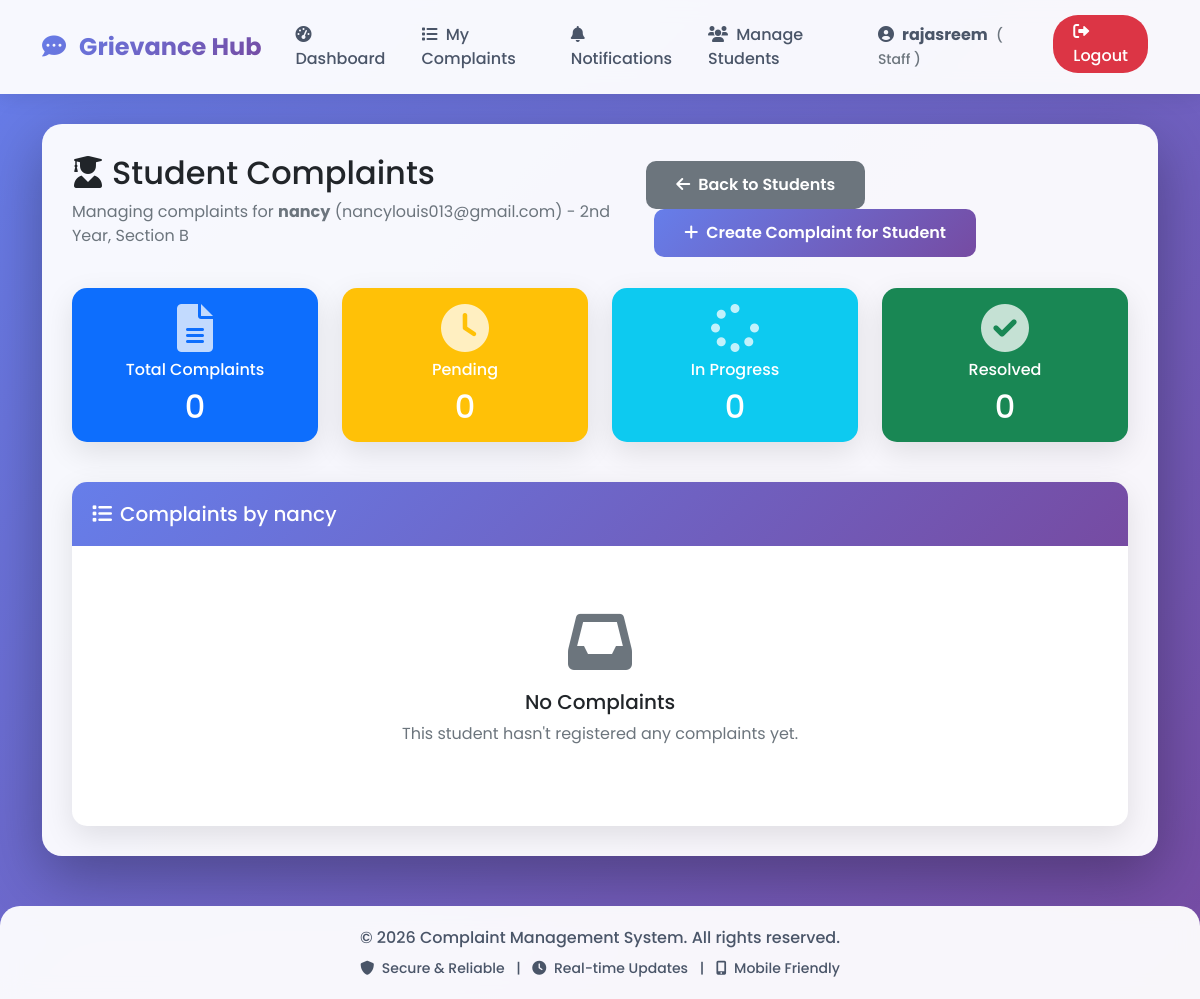
The page /mentor/student/13/complaints (signed in) on the database its author committed.
### models.py (models this page shows)
class User(UserMixin, db.Model):
    id = db.Column(db.Integer, primary_key=True)
    username = db.Column(db.String(80), unique=True, nullable=False)
    email = db.Column(db.String(120), unique=True, nullable=False)
    password = db.Column(db.String(200), nullable=False)
    role = db.Column(db.String(20), default='student')  # student, staff/mentor, hod, admin
    department = db.Column(db.String(100))
    year = db.Column(db.String(20))
    section = db.Column(db.String(10))
    parent_name = db.Column(db.String(100))
    parent_phone = db.Column(db.String(15))
    address = db.Column(db.Text)
    mentor_name = db.Column(db.String(100))  # For students - who is their mentor
    phone = db.Column(db.String(15))
    created_at = db.Column(db.DateTime, default=datetime.utcnow)
    complaints = db.relationship('Complaint', backref='author', lazy=True, foreign_keys='Complaint.user_id')
    assigned_complaints = db.relationship('Complaint', backref='assigned_staff', lazy=True, foreign_keys='Complaint.assigned_to')

### app.py (the view)
@app.route('/mentor/student/<int:student_id>/complaints')
@login_required
def mentor_student_complaints(student_id):
    if current_user.role != 'staff':
        abort(403)
    student = User.query.get_or_404(student_id)
    if student.department != current_user.department:
        abort(403)
    complaints = Complaint.query.filter_by(user_id=student.id).order_by(Complaint.created_at.desc()).all()
    stats = calculate_complaint_stats(complaints)
    return render_template('mentor_student_complaints.html',
                         student=student,
                         complaints=complaints,
                         stats=stats,
                         mentor=current_user)

### templates/mentor_student_complaints.html
{% extends "base.html" %}
{% block content %}
<div class="row mb-4">
    <div class="col-12">
        <div class="d-flex justify-content-between align-items-center">
            <div>
                <h2><i class="fas fa-user-graduate me-2"></i>Student Complaints</h2>
                <p class="text-muted">
                    Managing complaints for <strong>{{ student.username }}</strong> ({{ student.email }}) -
                    {{ student.year }}, Section {{ student.section }}
                </p>
            </div>
            <div>
                <a href="{{ url_for('mentor_students') }}" class="btn btn-secondary">
                    <i class="fas fa-arrow-left me-2"></i>Back to Students
                </a>
                <a href="{{ url_for('new_complaint') }}" class="btn btn-primary ms-2">
                    <i class="fas fa-plus me-2"></i>Create Complaint for Student
                </a>
            </div>
        </div>
    </div>
</div>
<div class="row mb-4">
    <div class="col-md-3 mb-3">
        <div class="card text-white bg-primary h-100">
            <div class="card-body text-center">
                <i class="fas fa-file-alt fa-3x mb-2 opacity-75"></i>
                <h6 class="card-title">Total Complaints</h6>
                <h2 class="mb-0">{{ stats.total }}</h2>
            </div>
        </div>
    </div>
    <div class="col-md-3 mb-3">
        <div class="card text-white bg-warning h-100">
            <div class="card-body text-center">
                <i class="fas fa-clock fa-3x mb-2 opacity-75"></i>
                <h6 class="card-title">Pending</h6>
                <h2 class="mb-0">{{ stats.pending }}</h2>
            </div>
        </div>
    </div>
    <div class="col-md-3 mb-3">
        <div class="card text-white bg-info h-100">
            <div class="card-body text-center">
                <i class="fas fa-spinner fa-3x mb-2 opacity-75"></i>
                <h6 class="card-title">In Progress</h6>
                <h2 class="mb-0">{{ stats.in_progress }}</h2>
            </div>
        </div>
    </div>
    <div class="col-md-3 mb-3">
        <div class="card text-white bg-success h-100">
            <div class="card-body text-center">
                <i class="fas fa-check-circle fa-3x mb-2 opacity-75"></i>
                <h6 class="card-title">Resolved</h6>
                <h2 class="mb-0">{{ stats.resolved }}</h2>
            </div>
        </div>
    </div>
</div>
<div class="row">
    <div class="col-12">
        <div class="card">
            <div class="card-header">
                <h5 class="mb-0"><i class="fas fa-list me-2"></i>Complaints by {{ student.username }}</h5>
            </div>
            <div class="card-body">
                {% if complaints %}
                    <div class="table-responsive">
                        <table class="table table-hover">
                            <thead>
                                <tr>
                                    <th>ID</th>
                                    <th>Title</th>
                                    <th>Category</th>
                                    <th>Status</th>
                                    <th>Priority</th>
                                    <th>Assigned To</th>
                                    <th>Date</th>
                                    <th>Actions</th>
                                </tr>
                            </thead>
                            <tbody>
                                {% for complaint in complaints %}
                                <tr>
                                    <td><span class="badge bg-secondary">{{ complaint.complaint_id }}</span></td>
                                    <td>{{ complaint.title }}</td>
                                    <td><span class="badge bg-light text-dark">{{ complaint.category }}</span></td>
                                    <td>
                                        {% if complaint.status == 'pending' %}
                                            <span class="badge bg-warning text-dark">Pending</span>
                                        {% elif complaint.status == 'in_progress' %}
                                            <span class="badge bg-info">In Progress</span>
                                        {% elif complaint.status == 'resolved' %}
                                            <span class="badge bg-success">Resolved</span>
                                        {% elif complaint.status == 'rejected' %}
                                            <span class="badge bg-danger">Rejected</span>
                                        {% endif %}
                                    </td>
                                    <td>
                                        {% if complaint.priority == 'high' %}
                                            <span class="badge bg-danger">High</span>
                                        {% elif complaint.priority == 'medium' %}
                                            <span class="badge bg-warning text-dark">Medium</span>
                                        {% else %}
                                            <span class="badge bg-info">Low</span>
                                        {% endif %}
                                    </td>
                                    <td>
                                        {% if complaint.assigned_staff %}
                                            <span class="badge bg-success">{{ complaint.assigned_staff.username }}</span>
                                        {% else %}
                                            <span class="text-muted">Not assigned</span>
                                        {% endif %}
                                    </td>
                                    <td>{{ complaint.created_at.strftime('%d-%m-%Y') }}</td>
                                    <td>
                                        <div class="btn-group">
                                            <a href="{{ url_for('complaint_details', complaint_id=complaint.id) }}"
                                               class="btn btn-sm btn-primary">
                                                <i class="fas fa-eye"></i> View
                                            </a>
                                            {% if complaint.status != 'resolved' %}
                                            <a href="{{ url_for('resolve_complaint', complaint_id=complaint.id) }}"
                                               class="btn btn-sm btn-success"
                                               onclick="return confirm('Mark this complaint as resolved?')">
                                                <i class="fas fa-check"></i> Resolve
                                            </a>
                                            {% endif %}
                                        </div>
                                    </td>
                                </tr>
                                {% endfor %}
                            </tbody>
                        </table>
                    </div>
                {% else %}
                    <div class="text-center py-5">
                        <i class="fas fa-inbox fa-4x text-muted mb-3"></i>
                        <h5>No Complaints</h5>
                        <p class="text-muted">This student hasn't registered any complaints yet.</p>
                    </div>
                {% endif %}
            </div>
        </div>
    </div>
</div>
{% endblock %}

### templates/base.html (shortened to what this page needs)
<!DOCTYPE html>
<html lang="en">
<head>
    <link href="https://cdn.jsdelivr.net/npm/bootstrap@5.1.3/dist/css/bootstrap.min.css" rel="stylesheet">
    <link rel="stylesheet" href="https://cdnjs.cloudflare.com/ajax/libs/font-awesome/6.0.0/css/all.min.css">
</head>
<body>
    <nav class="navbar navbar-expand-lg navbar-light">
        <div class="container">
            <a class="navbar-brand" href="{{ url_for('index') }}">
                <i class="fas fa-comment-dots me-2"></i>
                Grievance Hub
            </a>
            <div class="collapse navbar-collapse" id="navbarNav">
                <ul class="navbar-nav ms-auto">
                    {% if current_user.is_authenticated %}
                        <li class="nav-item">
                            {% if is_super_admin(current_user) %}
                                <a class="nav-link" href="{{ url_for('super_admin_dashboard') }}">
                                    <i class="fas fa-tachometer-alt me-1"></i> Dashboard
                                </a>
                            {% elif is_department_admin(current_user) %}
                                <a class="nav-link" href="{{ url_for('hod_dashboard') }}">
                                    <i class="fas fa-tachometer-alt me-1"></i> Dashboard
                                </a>
                            {% elif current_user.role == 'staff' %}
                                <a class="nav-link" href="{{ url_for('staff_dashboard') }}">
                                    <i class="fas fa-tachometer-alt me-1"></i> Dashboard
                                </a>
                            {% else %}
                                <a class="nav-link" href="{{ url_for('dashboard') }}">
                                    <i class="fas fa-tachometer-alt me-1"></i> Dashboard
                                </a>
                            {% endif %}
                        </li>
                        <li class="nav-item">
                            <a class="nav-link" href="{{ url_for('view_complaints') }}">
                                <i class="fas fa-list me-1"></i> My Complaints
                            </a>
                        </li>
                        <li class="nav-item position-relative">
                            <a class="nav-link" href="{{ url_for('view_notifications') }}">
                                <i class="fas fa-bell me-1"></i> Notifications
                                {% set unread = current_user.notifications|selectattr('is_read', 'equalto', false)|list|length %}
                            </a>
                        </li>
                        {% if current_user.role == 'staff' %}
                            <li class="nav-item">
                                <a class="nav-link" href="{{ url_for('mentor_students') }}">
                                    <i class="fas fa-users me-1"></i> Manage Students
                                </a>
                            </li>
                        {% endif %}
                        <li class="nav-item me-2">
                            <span class="nav-link">
                                <i class="fas fa-user-circle me-1"></i>
                                <strong>{{ current_user.username }}</strong>
                                <small class="text-muted ms-1">
                                    ({% if is_super_admin(current_user) %}
                                        Super Admin
                                    {% elif is_department_admin(current_user) %}
                                        HOD
                                    {% elif current_user.role == 'staff' %}
                                        Staff
                                    {% else %}
                                        Student
                                    {% endif %})
                                </small>
                            </span>
                        </li>
                        <li class="nav-item">
                            <a class="nav-link logout-btn" href="{{ url_for('logout') }}"
                               onclick="return confirm('Are you sure you want to logout?')">
                                <i class="fas fa-sign-out-alt"></i> Logout
                            </a>
                        </li>
                    {% endif %}
                </ul>
            </div>
        </div>
    </nav>
    <div class="container">
        <div class="main-content">
            {% block content %}{% endblock %}
        </div>
    </div>
    <footer class="footer">
        <div class="container">
            <p class="mb-0">&copy; 2026 Complaint Management System. All rights reserved.</p>
            <p class="mb-0 mt-2 small">
                <i class="fas fa-shield-alt me-1"></i> Secure & Reliable
                <span class="mx-2">|</span>
                <i class="fas fa-clock me-1"></i> Real-time Updates
                <span class="mx-2">|</span>
                <i class="fas fa-mobile-alt me-1"></i> Mobile Friendly
            </p>
        </div>
    </footer>
</body>
</html>

### rows shown on the page
User: username "rajasreem"
User: username "nancy", email "nancylouis013@gmail.com", year "2nd Year", section "B"

### other values the page prints
{{ stats.total }} "0"
{{ stats.pending }} "0"
{{ stats.in_progress }} "0"
{{ stats.resolved }} "0"
